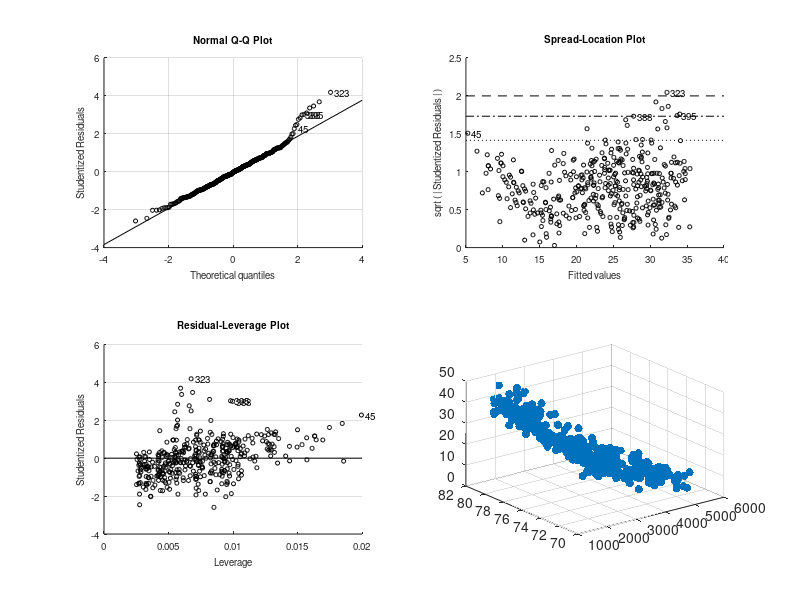

This chart was generated by the following MATLAB code: (Note: this script raises an error after producing the figure.)
load carbig
rng('default');

%自動調整済み決定係数を用いた手動のSFG法による重回帰モデルの最適化
X = [Weight, Model_Year];
y = MPG;

%線形回帰モデルの生成
mdl = fitlm(X, y);

%可視化
scatter3(Weight, Model_Year, y, 'ro', 'filled')
hold on
x1fit = min(Weight):100:max(Weight);
x2fit = min(Horsepower):1:max(Horsepower);
[X1FIT X2FIT] = meshgrid(x1fit, x2fit);
YFIT = mdl.Coefficients.Estimate(1) + ...
       mdl.Coefficients.Estimate(2) * X1FIT + ...
       mdl.Coefficients.Estimate(3) * X2FIT;
mesh(X1FIT, X2FIT, YFIT)
xlabel('Weight');
ylabel('Model_Year');
zlabel('MPG');

view(50, 10)

%view(50, 10)
%hold off